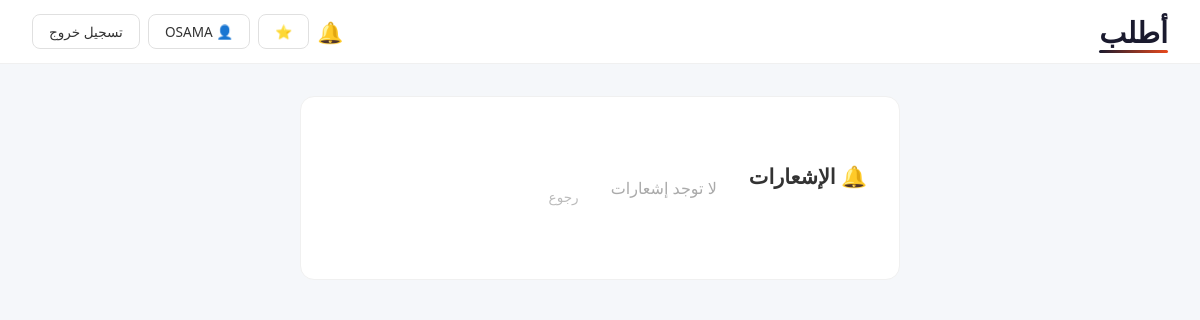
/notifications/ (signed in), run on an earlier commit of the app's database.
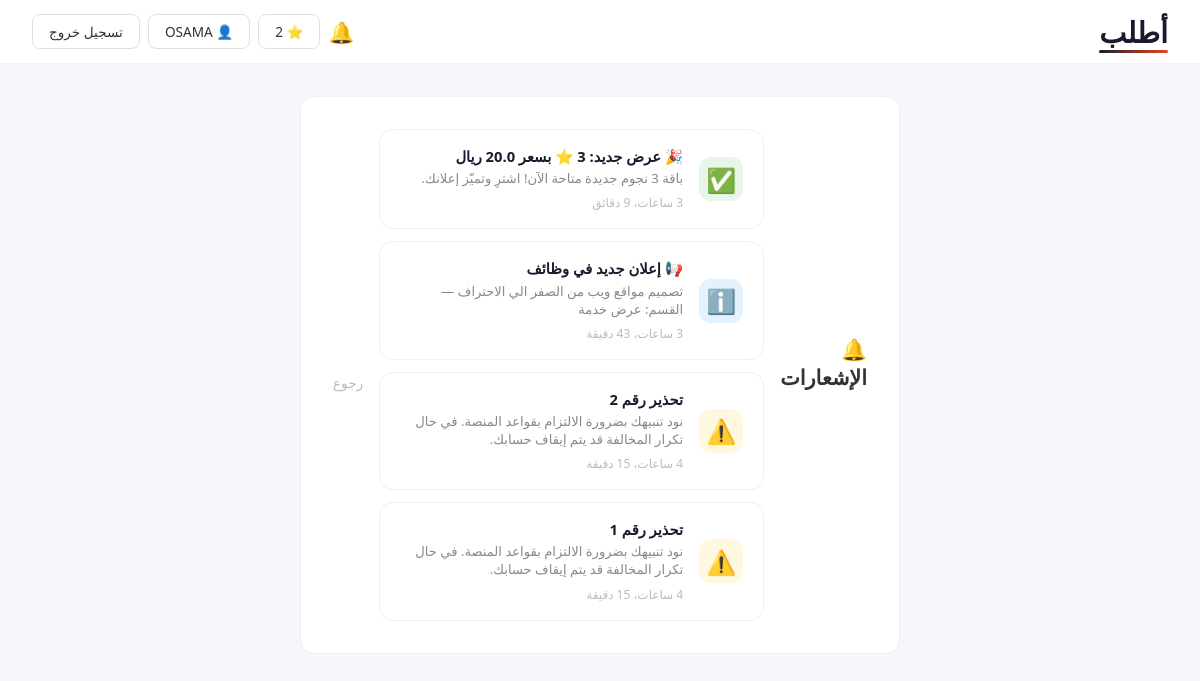
And on a later commit of the database.
### main/models.py (models this page shows, shortened)
class Subscription(models.Model):
    PLAN_CHOICES = [
        ('free', 'مجاني'),
        ('basic', 'أساسي'),
        ('premium', 'مميز'),
        ('vip', 'VIP'),
    ]
    user = models.OneToOneField(User, on_delete=models.CASCADE, related_name='subscription')
    plan = models.CharField(max_length=20, choices=PLAN_CHOICES, default='free')
    start_date = models.DateTimeField(auto_now_add=True)
    end_date = models.DateTimeField(null=True, blank=True)
    is_active = models.BooleanField(default=True)
    max_ads = models.IntegerField(default=5)
    featured_ads = models.IntegerField(default=0)
    contact_visible = models.BooleanField(default=True)
    stars = models.IntegerField(default=0)

class Notification(models.Model):
    TYPE_CHOICES = [
        ('warning', 'تحذير'),
        ('info', 'معلومات'),
        ('success', 'نجاح'),
        ('danger', 'خطأ'),
    ]
    user = models.ForeignKey(User, on_delete=models.CASCADE, related_name='notifications')
    type = models.CharField(max_length=20, choices=TYPE_CHOICES, default='info')
    title = models.CharField(max_length=200)
    message = models.TextField(blank=True)
    url = models.CharField(max_length=500, blank=True)
    is_read = models.BooleanField(default=False, db_index=True)
    created_at = models.DateTimeField(default=timezone.now)

### main/views.py (the view)
# urls.py: path('notifications/', views.notifications_view, name='notifications'),
def notifications_view(request):
    notifs = request.user.notifications.all().order_by('-created_at')
    unread = notifs.filter(is_read=False)
    unread.update(is_read=True)
    return render(request, 'main/notifications.html', {'notifications': notifs})

### main/context_processors.py (called while the page is built)
def unread_notifications(request):
    if request.user.is_authenticated:
        return {'unread_notifs': Notification.objects.filter(user=request.user, is_read=False).count()}
    return {'unread_notifs': 0}

### templates/main/notifications.html (shortened to what this page needs)
{% extends 'main/base.html' %}
{% block navbar %}
    <nav class="navbar">
        <div class="nav-right">
            <a href="{% url 'home' %}" class="logo">أطلب</a>
        </div>
        <div class="nav-left">
            <a href="{% url 'notifications' %}" class="nav-bell">🔔</a>
            <a href="{% url 'subscription_shop' %}" class="nav-btn">⭐ {{ user.subscription.stars }}</a>
            <a href="{% url 'profile' %}" class="nav-btn user-btn">👤 {{ user.username }}</a>
            <a href="{% url 'logout' %}" class="nav-btn">تسجيل خروج</a>
        </div>
    </nav>
{% endblock %}
{% block content %}
<div class="notif-page">
    <div class="notif-card" style="max-width:600px;margin:2rem auto;padding:2rem">
        <h2 style="margin-bottom:1.5rem;font-size:1.3rem">🔔 الإشعارات</h2>
        {% if notifications %}
        <div class="notif-list">
            {% for n in notifications %}
            <a href="{% if n.url %}{{ n.url }}{% else %}#{% endif %}" class="notif-card-link">
            <div class="notif-card {% if not n.is_read %}unread{% endif %}">
                <div class="notif-icon notif-{{ n.type }}">
                    {% if n.type == 'warning' %}⚠️{% elif n.type == 'danger' %}🔒{% elif n.type == 'success' %}✅{% else %}ℹ️{% endif %}
                </div>
                <div class="notif-body">
                    <h4>{{ n.title }}</h4>
                    {% if n.message %}<p>{{ n.message }}</p>{% endif %}
                    <span class="notif-date">{{ n.created_at|timesince }}</span>
                </div>
            </div>
            </a>
            {% empty %}
            <div class="notif-empty">لا توجد إشعارات</div>
            {% endfor %}
        </div>
        {% else %}
        <div class="profile-empty"><p>لا توجد إشعارات</p></div>
        {% endif %}
        <a href="{% url 'profile' %}" class="promote-cancel" style="margin-top:1rem">رجوع</a>
    </div>
</div>
{% endblock %}

### templates/main/base.html (shortened to what this page needs)
<!DOCTYPE html>
<html lang="ar" dir="rtl">
<head>
    {% load static i18n %}
    <link rel="stylesheet" href="{% static 'css/style.css' %}">
</head>
<body class="{% block body_class %}{% endblock %}">
    {% block navbar %}{% endblock %}
    {% block content %}{% endblock %}
</body>
</html>

### static/css/style.css (style rules this page uses)
* { margin: 0; padding: 0; box-sizing: border-box; }
body { font-family: 'Segoe UI', Tahoma, sans-serif; background: #f5f7fa; color: #333; }
.navbar { display: flex; justify-content: space-between; align-items: center; padding: 0 2rem; height: 64px; background: rgba(255,255,255,0.92); backdrop-filter: blur(12px); -webkit-backdrop-filter: blur(12px); border-bottom: 1px solid rgba(0,0,0,0.06); position: sticky; top: 0; z-index: 100; transition: box-shadow 0.3s; }
.logo { font-size: 1.8rem; font-weight: 900; color: #1a1a2e; text-decoration: none; position: relative; }
.logo::after { content: ''; position: absolute; bottom: -2px; left: 0; right: 0; height: 3px; background: linear-gradient(90deg, #1a1a2e, #e8491d); border-radius: 2px; }
.nav-left { display: flex; align-items: center; gap: 0.5rem; }
.nav-btn { padding: 0.45rem 1rem; border: 1px solid #e0e0e0; border-radius: 8px; background: #fff; cursor: pointer; font-size: 0.85rem; color: #333; text-decoration: none; transition: all 0.2s; white-space: nowrap; }
.promote-cancel { display: block; text-align: center; color: #bbb; text-decoration: none; font-size: 0.85rem; transition: 0.2s; }
.notif-card-link { text-decoration: none; color: inherit; display: block; }
.notif-list { display: flex; flex-direction: column; gap: 0.75rem; }
.notif-card { display: flex; align-items: center; gap: 1rem; background: #fff; border-radius: 14px; padding: 1rem 1.25rem; border: 1px solid #f0f0f0; transition: 0.2s; }
.notif-icon { font-size: 1.5rem; width: 44px; height: 44px; display: flex; align-items: center; justify-content: center; border-radius: 12px; flex-shrink: 0; }
.notif-warning { background: #fff8e1; }
.notif-success { background: #e8f5e9; }
.notif-info { background: #e3f2fd; }
.notif-body { flex: 1; }
.notif-body h4 { font-size: 0.92rem; color: #1a1a2e; margin-bottom: 0.2rem; }
.notif-body p { font-size: 0.82rem; color: #888; margin-bottom: 0.2rem; }
.notif-date { font-size: 0.75rem; color: #bbb; }
.nav-bell { position: relative; font-size: 1.3rem; text-decoration: none; }

What changed in the data, as far as the page shows it:
added Notification: title "🎉 عرض جديد: 3 ⭐ بسعر 20.0 ريال", message "باقة 3 نجوم جديدة متاحة الآن! اشترِ وتميّز إعلانك.", created_at "3 ساعات، 9 دقائق", type "success" (drawn)
added Notification: type "ℹ️", title "📢 إعلان جديد في وظائف", message "تصميم مواقع ويب من الصفر الي الاحتراف — القسم: عرض خدمة", created_at "3 ساعات، 43 دقيقة"
added Notification: title "تحذير رقم 2", message "نود تنبيهك بضرورة الالتزام بقواعد المنصة. في حال تكرار المخالفة قد يتم إيقاف حسابك.", created_at "4 ساعات، 15 دقيقة"
added Notification: title "تحذير رقم 1", message "نود تنبيهك بضرورة الالتزام بقواعد المنصة. في حال تكرار المخالفة قد يتم إيقاف حسابك.", created_at "4 ساعات، 15 دقيقة"
Also different on the page:
{{ user.subscription.stars }}: (not shown) → "2"
text no longer shown: "لا توجد إشعارات"
